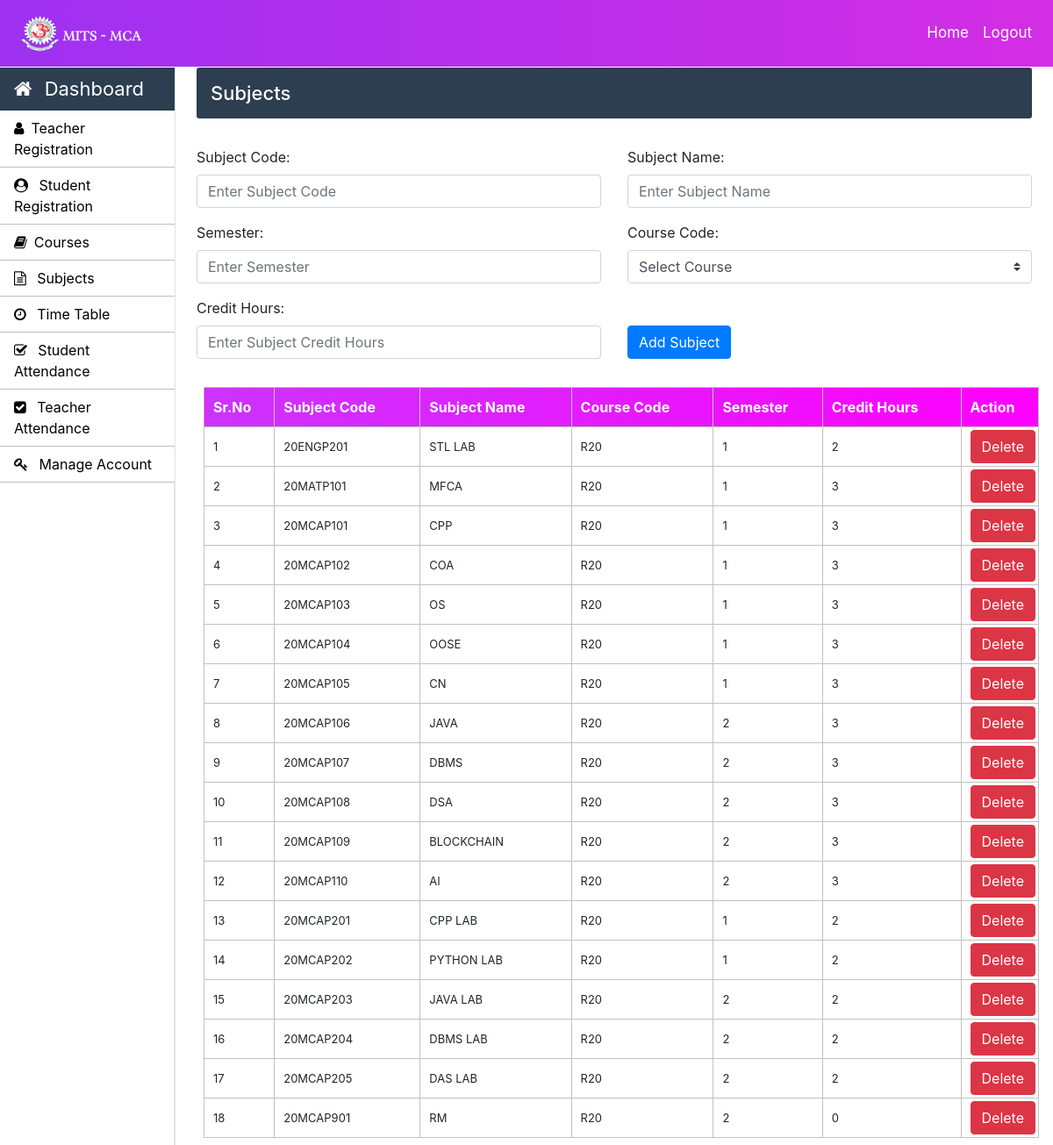
/Admin/subjects.php (signed in), run on the app's committed database.
### tables this page shows
CREATE TABLE `course_subjects` (
  `subject_code` varchar(10) NOT NULL,
  `subject_name` varchar(50) NOT NULL,
  `course_code` varchar(10) NOT NULL,
  `semester` int(10) NOT NULL,
  `credit_hours` int(5) NOT NULL
);

### Admin/subjects.php (the view, shortened to what this page needs)
<?php
		require_once "../connection/connection.php";
	?>
<!doctype html>
<html lang="en">
	<head>
	</head>
	<body>
		<?php include('../common/common-header.php') ?>
		<?php include('../common/admin-sidebar.php') ?>
		<main role="main" class="col-xl-10 col-lg-9 col-md-8 ml-sm-auto px-md-4 mb-2 w-100">
			<div class="sub-main">
				<div class="bar-margin text-center d-flex flex-wrap flex-md-nowrap pt-3 pb-2 mb-3 text-white admin-dashboard pl-3">
					<h4>Subjects</h4>
				</div>
				<div class="row">
					<div class="col-md-12">
						<form action="subjects.php" method="post">
							<div class="row mt-3">
								<div class="col-md-6">
									<div class="form-group">
										<label for="exampleInputEmail1">Subject Code: </label>
										<input type="text" name="subject_code" class="form-control" required placeholder="Enter Subject Code" required>
									</div>
								</div>
								<div class="col-md-6">
									<div class="form-group">
										<label for="exampleInputPassword1">Subject Name:</label>
										<input type="text" name="subject_name" class="form-control" required placeholder="Enter Subject Name" required>
									</div>
								</div>
							</div>
							<div class="row">
								<div class="col-md-6">
									<div class="form-group">
										<label for="exampleInputPassword1">Semester:</label>
										<input type="text" name="semester" class="form-control" required placeholder="Enter Semester" required>
									</div>
								</div>
								<div class="col-md-6">
									<div class="form-group">
										<label for="exampleInputEmail1">Course Code:</label>
										<select class="browser-default custom-select" name="course_code">
											<option >Select Course</option>
										</select>
									</div>
								</div>
							</div>
							<div class="row">
								<div class="col-md-6">
									<div class="form-group">
										<label for="exampleInputPassword1">Credit Hours:</label>
										<input type="number" name="credit_hours" class="form-control"  placeholder="Enter Subject Credit Hours" required>
									</div>
								</div>
								<div class="col-md-6 mt-4">
									<div class="form-group pt-2">
										<input type="submit" name="sub" value="Add Subject" class="btn btn-primary">
									</div>
								</div>
							</div>
						</form>
					</div>
				</div>
				<div class="row">
					<div class="col-md-12 ml-2">
						<section class="mt-3">
							<table class="w-100 table-elements table-three-tr" cellpadding="3">
								<tr class="table-tr-head table-three text-white">
									<th>Sr.No</th>
									<th>Subject Code</th>
									<th>Subject Name</th>
									<th>Course Code</th>
									<th>Semester</th>
									<th>Credit Hours</th>
									<th>Action</th>
								</tr>
								<?php
									$sr=1;
									$query="select subject_code,subject_name,course_code,semester,credit_hours from course_subjects";
									$run=mysqli_query($con,$query);
									while($row=mysqli_fetch_array($run)) {
									echo	"<tr>";
									echo	"<td>".$sr++."</td>";
									echo	"<td>".$row['subject_code']."</td>";
									echo	"<td>".$row['subject_name']."</td>";
									echo	"<td>".$row['course_code']."</td>";
									echo	"<td>".$row['semester']."</td>";
									echo	"<td>".$row['credit_hours']."</td>";
									echo	"<td width='20'><a class='btn btn-danger' href=delete-function.php?subject_code=".$row['subject_code'].">Delete</a></td>";
									echo	"</tr>";
									}
								?>
							</table>
						</section>
					</div>
				</div>
			</div>
		</main>
	</body>
</html>

### Css/style.css (style rules this page uses)
h4 { font-size: 22px; }
.admin-dashboard { margin-top: 1px !important; background: #2c3e50 !important; border-radius: 3px; }
.table-elements tr, td, th { font-size: 13px; border: 1px solid rgb(194, 193, 193); padding-left: 10px !important; }
.table-three { background: linear-gradient(to right, #cc33ff 0%, #ff00ff 100%) !important; }
.table-tr-head { height: 45px !important; padding: 10px !important; margin-top: 5px !important; }
.table-font-for-transcript td, th { font-size: 16px !important; }

### data on the page
course_subjects: subject_code "20ENGP201", subject_name "STL LAB", course_code "R20", semester "1", credit_hours "2"
course_subjects: subject_code "20MATP101", subject_name "MFCA", course_code "R20", semester "1", credit_hours "3"
course_subjects: subject_code "20MCAP101", subject_name "CPP", course_code "R20", semester "1", credit_hours "3"
course_subjects: subject_code "20MCAP102", subject_name "COA", course_code "R20", semester "1", credit_hours "3"
course_subjects: subject_code "20MCAP103", subject_name "OS", course_code "R20", semester "1", credit_hours "3"
course_subjects: subject_code "20MCAP104", subject_name "OOSE", course_code "R20", semester "1", credit_hours "3"
course_subjects: subject_code "20MCAP105", subject_name "CN", course_code "R20", semester "1", credit_hours "3"
course_subjects: subject_code "20MCAP106", subject_name "JAVA", course_code "R20", semester "2", credit_hours "3"
course_subjects: subject_code "20MCAP107", subject_name "DBMS", course_code "R20", semester "2", credit_hours "3"
course_subjects: subject_code "20MCAP108", subject_name "DSA", course_code "R20", semester "2", credit_hours "3"
course_subjects: subject_code "20MCAP109", subject_name "BLOCKCHAIN", course_code "R20", semester "2", credit_hours "3"
course_subjects: subject_code "20MCAP110", subject_name "AI", course_code "R20", semester "2", credit_hours "3"
course_subjects: subject_code "20MCAP201", subject_name "CPP LAB", course_code "R20", semester "1", credit_hours "2"
course_subjects: subject_code "20MCAP202", subject_name "PYTHON LAB", course_code "R20", semester "1", credit_hours "2"
course_subjects: subject_code "20MCAP203", subject_name "JAVA LAB", course_code "R20", semester "2", credit_hours "2"
course_subjects: subject_code "20MCAP204", subject_name "DBMS LAB", course_code "R20", semester "2", credit_hours "2"
course_subjects: subject_code "20MCAP205", subject_name "DAS LAB", course_code "R20", semester "2", credit_hours "2"
course_subjects: subject_code "20MCAP901", subject_name "RM", course_code "R20", semester "2", credit_hours "0"
